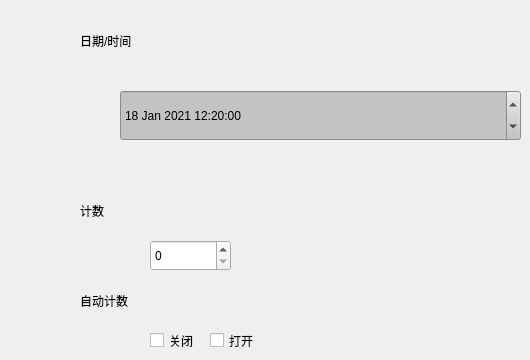
      <widget class="QWidget" name="page_shuju">
       <widget class="QDateTimeEdit" name="dateTimeEdit">
        <property name="geometry">
         <rect>
          <x>120</x>
          <y>90</y>
          <width>401</width>
          <height>51</height>
         </rect>
        </property>
        <property name="styleSheet">
         <string notr="true">font: 14pt &quot;黑体&quot;;
background-color: rgb(195, 195, 195);</string>
        </property>
        <property name="dateTime">
         <datetime>
          <hour>12</hour>
          <minute>20</minute>
          <second>0</second>
          <year>2021</year>
          <month>1</month>
          <day>18</day>
         </datetime>
        </property>
        <property name="date">
         <date>
          <year>2021</year>
          <month>1</month>
          <day>18</day>
         </date>
        </property>
        <property name="time">
         <time>
          <hour>12</hour>
          <minute>20</minute>
          <second>0</second>
         </time>
        </property>
       </widget>
       <widget class="QLabel" name="label_33">
        <property name="geometry">
         <rect>
          <x>80</x>
          <y>20</y>
          <width>151</width>
          <height>41</height>
         </rect>
        </property>
        <property name="styleSheet">
         <string notr="true">font: 14pt &quot;黑体&quot;;</string>
        </property>
        <property name="text">
         <string>日期/时间</string>
        </property>
       </widget>
       <widget class="QLabel" name="label_34">
        <property name="geometry">
         <rect>
          <x>80</x>
          <y>190</y>
          <width>151</width>
          <height>41</height>
         </rect>
        </property>
        <property name="styleSheet">
         <string notr="true">font: 14pt &quot;黑体&quot;;</string>
        </property>
        <property name="text">
         <string>计数</string>
        </property>
       </widget>
       <widget class="QSpinBox" name="spinBox_2">
        <property name="geometry">
         <rect>
          <x>150</x>
          <y>240</y>
          <width>81</width>
          <height>31</height>
         </rect>
        </property>
        <property name="styleSheet">
         <string notr="true">font: 14pt &quot;黑体&quot;;</string>
        </property>
       </widget>
       <widget class="QLabel" name="label_35">
        <property name="geometry">
         <rect>
          <x>80</x>
          <y>280</y>
          <width>151</width>
          <height>41</height>
         </rect>
        </property>
        <property name="styleSheet">
         <string notr="true">font: 14pt &quot;黑体&quot;;</string>
        </property>
        <property name="text">
         <string>自动计数</string>
        </property>
       </widget>
       <widget class="QCheckBox" name="checkBox_61">
        <property name="geometry">
         <rect>
          <x>210</x>
          <y>330</y>
          <width>61</width>
          <height>21</height>
         </rect>
        </property>
        <property name="acceptDrops">
         <bool>true</bool>
        </property>
        <property name="styleSheet">
         <string notr="true">font: 13pt &quot;黑体&quot;;</string>
        </property>
        <property name="text">
         <string>打开</string>
        </property>
       </widget>
       <widget class="QCheckBox" name="checkBox_62">
        <property name="geometry">
         <rect>
          <x>150</x>
          <y>330</y>
          <width>61</width>
          <height>21</height>
         </rect>
        </property>
        <property name="acceptDrops">
         <bool>true</bool>
        </property>
        <property name="styleSheet">
         <string notr="true">font: 13pt &quot;黑体&quot;;</string>
        </property>
        <property name="text">
         <string>关闭</string>
        </property>
       </widget>
      </widget>
